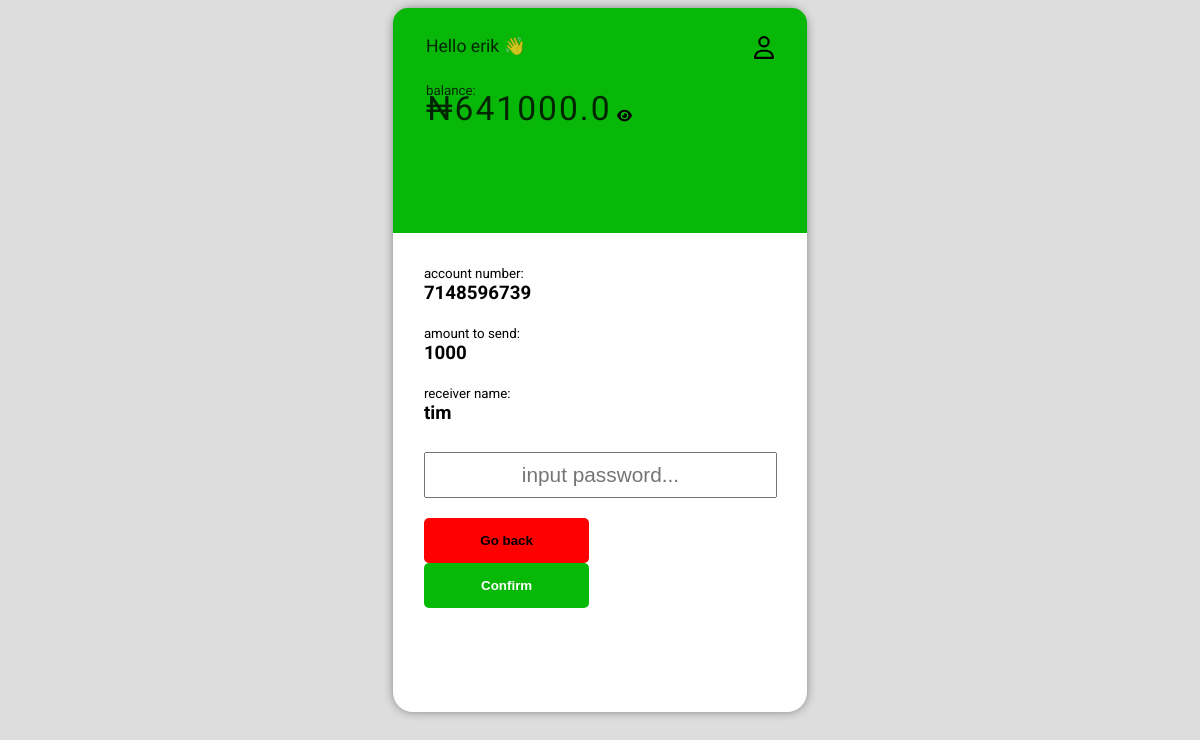
/confirm-transfer/16/ (signed in), run on the app's committed database.
### base/models.py (models this page shows, shortened)
class Account(models.Model):
    user = models.ForeignKey(User, on_delete=models.CASCADE)
    balance = models.FloatField()
    account_number = models.BigIntegerField(editable=True, unique=True)
    account_name = models.CharField(max_length=200)
    updated = models.DateTimeField(auto_now=True)
    created = models.DateTimeField(auto_now_add=True)
    def __str__(self):
        return self.account_name

class Action(models.Model):
    account = models.ForeignKey(Account, on_delete=models.CASCADE, related_name="senders_account")
    receiver_account = models.ForeignKey(Account, on_delete=models.CASCADE, related_name="receivers_account")
    amount = models.IntegerField()
    transaction_type = models.CharField(max_length=100)
    updated = models.DateTimeField(auto_now=True, editable=True)
    created = models.DateTimeField(auto_now_add=True, editable=True)
    class Meta:
        ordering = ['-created', '-updated']

### base/views.py (the view, shortened to what this page needs)
# urls.py: path('confirm-transfer/<str:pk>/', views.confirmTransferPage, name='confirm-transfer'),
@login_required(login_url='/login')
def confirmTransferPage(request, pk):
    action = Action.objects.get(id=pk)
    senders_account = action.account
    receivers_account = action.receiver_account
    amount = action.amount
    context = {'account': senders_account, 'action': action}
    return render(request, 'base/confirm_transfer.html', context)

### base/templates/base/confirm_transfer.html (shortened to what this page needs)
{% extends 'main.html' %}
{% block content %}
{% load static %}
<link rel="stylesheet" href="{% static 'styles/confirm_transfer.css' %}">
<div class="confirm-transfer-form-container">
    <form method="POST" action="" id="confirm-transfer-form">
        <small>account number:</small>
        <h3>{{action.receiver_account.account_number}}</h3>
        <small>amount to send:</small>
        <h3>{{action.amount}}</h3>
        <small>receiver name:</small>
        <h3>{{action.receiver_account}}</h3>
        <input type="password" class="password-field" name="password" placeholder="input password...">
        <div class="action-btns">
            <a href="{% url 'go_back' action.id %}" class="back-btn">
                <button type="button">Go back</button>
            </a>
            <input type="submit" value="Confirm" class="confirm-transfer-btn">
        </div>
    </form>
</div>
{% endblock content %}

### templates/main.html (shortened to what this page needs)
<!DOCTYPE html>
{% load static %}
<html lang="en">
<head>
    <link rel="stylesheet" href="{% static 'styles/main.css' %}">
</head>
<body>
    <main>
        <div class="home-container">
            <div class="account-info-div">
                <div class="account-info-innerdiv">
                    <div class="head">
                        <p class="salutation-txt">Hello {{account.account_name}} 👋</p>
                        <img src="{% static 'images/user-regular.svg' %}" alt="" class="profile-img">
                    </div>
                    <div class="balance-div">
                        <small class="balance-label">balance:</small>
                        <div class="balance-innerdiv">
                            <h3 class="balance" id="balance">₦{{account.balance}}</h3>
                            <img src="{% static 'images/eye-solid.svg' %}" alt="" class="view-icon" id="view-icon">
                        </div>
                    </div>
                </div>
            </div>
            {% block content %}
            {% endblock content %}
        </div>
    </main>
</body>
</html>

### static/styles/main.css (style rules this page uses)
body { font-family: 'Roboto', sans-serif; background-color: #ddd; }
main { width: 100%; height: 100%; display: flex; justify-content: center; align-items: center; }
.home-container { background-color: #fff; width: 35%; height: 88vh; border-radius: 20px; box-shadow: 0 0 10px hsl(0, 0%, 0%, .4); }
.account-info-div { width: 100%; height: 32%; background-color: rgb(8, 184, 8); border-top-right-radius: 15px; border-top-left-radius: 15px; color: hsl(0, 0%, 0%, .8); display: flex; justify-content: center; font-family: 'Agbalumo'; }
.account-info-innerdiv { width: 84%; padding-top: 10px; }
.head { display: grid; grid-template-columns: auto auto; width: 100%; }
.salutation-txt { font-weight: 300; font-size: 1.1em; }
.balance { font-weight: 400; font-size: 2.1em; letter-spacing: 2px; margin-top: -10px; }
.profile-img { width: 20px; justify-self: right; margin-top: 18px; cursor: pointer; }
.balance-label { margin-bottom: 0; }
.balance-div { margin-top: 7px; }
.balance-innerdiv { display: flex; }
.view-icon { width: 15px; margin-top: -30px; margin-left: 5px; }

### static/styles/confirm_transfer.css (style rules this page uses)
.confirm-transfer-form-container { display: flex; justify-content: center; width: 100%; padding-top: 30px; }
#confirm-transfer-form { width: 85%; }
#confirm-transfer-form>h3 { margin-top: 0; }
.back-btn { text-decoration: none; }
.password-field { width: 98%; height: 40px; text-align: center; font-size: 1.3em; margin-bottom: 20px; margin-top: 10px; }
.back-btn>button { width: 47%; height: 45px; margin-right: 20px; background-color: red; color: black; border: 0; font-weight: 800; border-radius: 5px; cursor: pointer; }
.confirm-transfer-btn { width: 47%; height: 45px; color: #fff; background-color: #06b906; border: 0; font-weight: 800; border-radius: 5px; cursor: pointer; }

### data on the page
Account: account_name "erik", balance "641000.0"
Action: receiver_account.account_number "7148596739", amount "1000", receiver_account "tim"
